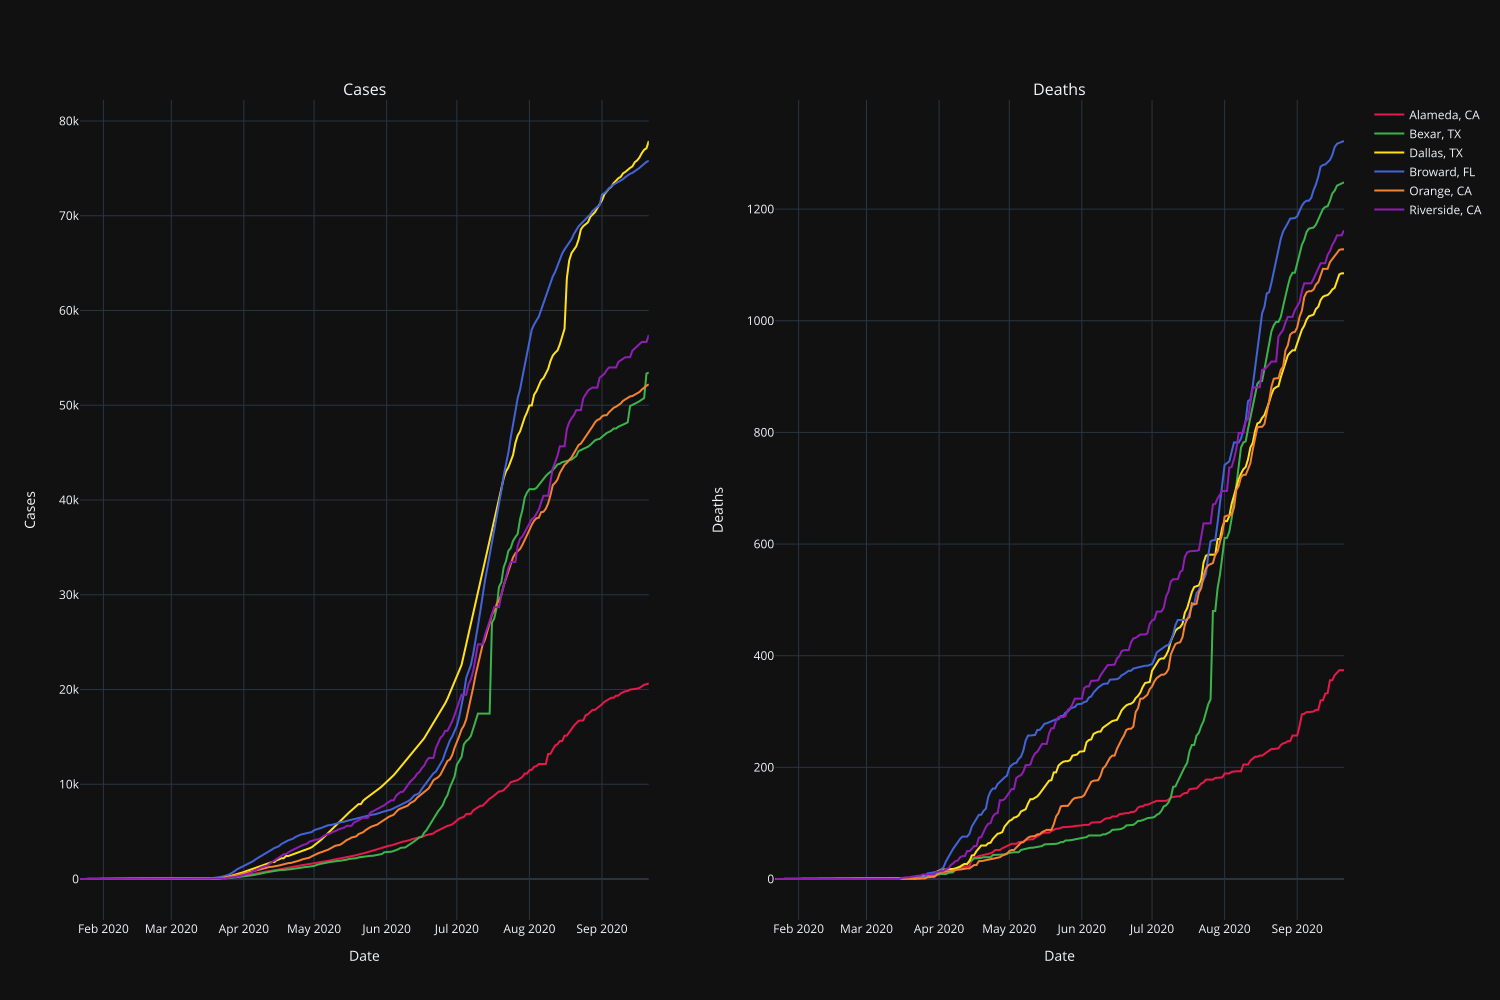

Write Python code to recreate this figure.
import dash
import dash_html_components as html
import dash_core_components as dcc
import dash_daq as daq
import pandas as pd
from dash.dependencies import Input, Output
from plotly.subplots import make_subplots
import plotly.graph_objs as go
import plotly
import pickle
from datetime import datetime, timedelta
import os
from os.path import join as oj
from config import data_dir, viz_dir, assets_dir
import nn
import sys
sys.path.append(viz_dir)
import viz_map_utils



## find the closet pkl file to load
def load_data():
    for i in range(10):
        d = (datetime.today() - timedelta(days=i)).date()
        cached_fname = oj(data_dir, f'preds_{d.month}_{d.day}_cached.pkl')
        if os.path.exists(cached_fname):
            with open(cached_fname, 'rb') as f:
                df = pickle.load(f)
            break
    return df

## clean df: fill missing state abbreviation; create align-deaths/cases cols
def clean_data(df):
  def fillstate(df):
    us_state_abbrev = {
            'AL': 'Alabama',
            'AK': 'Alaska',
            'AZ': 'Arizona',
            'AR': 'Arkansas',
            'CA': 'California',
            'CO': 'Colorado',
            'CT': 'Connecticut',
            'DC': 'District Columbia',
            'DE': 'Delaware',
            'FL': 'Florida',
            'GA': 'Georgia',
            'HI': 'Hawaii',
            'ID': 'Idaho',
            'IL': 'Illinois',
            'IN': 'Indiana',
            'IA': 'Iowa',
            'KS': 'Kansas',
            'KY': 'Kentucky',
            'LA': 'Louisiana',
            'ME': 'Maine',
            'MD': 'Maryland',
            'MA': 'Massachusetts',
            'MI': 'Michigan',
            'MN': 'Minnesota',
            'MS': 'Mississippi',
            'MO': 'Missouri',
            'MT': 'Montana',
            'NE': 'Nebraska',
            'NV': 'Nevada',
            'NH': 'New Hampshire',
            'NJ': 'New Jersey',
            'NM': 'New Mexico',
            'NY': 'New York',
            'NC': 'North Carolina',
            'ND': 'North Dakota',
            'OH': 'Ohio',
            'OK': 'Oklahoma',
            'OR': 'Oregon',
            'PA': 'Pennsylvania',
            'RI': 'Rhode Island',
            'SC': 'South Carolina',
            'SD': 'South Dakota',
            'TN': 'Tennessee',
            'TX': 'Texas',
            'UT': 'Utah',
            'VT': 'Vermont',
            'VA': 'Virginia',
            'WA': 'Washington',
            'WV': 'West Virginia',
            'WI': 'Wisconsin',
            'WY': 'Wyoming'
          }
    for i in range(df.shape[0]):
        if df.loc[i, "State"] not in us_state_abbrev.values():
            df.loc[i, "State"] = us_state_abbrev[df.loc[i,"StateName"]]
  def align(df, key):
    def find_nonzero(arr):
      i = 0
      for i in range(len(arr)):
        if arr[i]:
          break
      return i - 1
            
    ans = []
    for i in range(len(df)):
      k = find_nonzero(df.loc[i, key])
      if k == 0:
          k = 1
      ans.append(df.loc[i, key][k - 1:])
    df['aligned_' + key] = ans

  fillstate(df)
  df = df.sort_values(by = 'countyFIPS').reset_index()
  df['pos'] = df['CountyName'] + ', ' + df['StateName']
  align(df, 'deaths')
  align(df, 'cases')
  return df


def get_options(list_counties):
    dict_list = []
    for i in list_counties:
        dict_list.append({'label': i, 'value': i})

    return dict_list

def get_feats():
    dict_list = []
    feats = {"# ICU Beds": "#ICU_beds", "Recent Daily Deaths": "recent_deaths", "Median Age": "MedianAge2010", "Total Deaths": "tot_deaths"}
    for k, v in feats.items():
        dict_list.append({'label': k, 'value': v})

    return dict_list

def redefine_app(app, df):
    app.layout = html.Div(
        children=[
            html.Div(className='row',
                     children=[
                        html.Div(className='four columns div-user-controls',
                                 children=[
                                     html.H1('COVID19 County Nearest Neighbors & Visualization'),
                                     html.P('Visualizing time series of multiple counties.', style={'font-style': 'italic'}),
                                     html.Br(),
                                     html.P('Nearest Neighbors or Manual Selection', style={'text-align': 'center'}),
                                     html.Div(daq.ToggleSwitch(id='my-toggle-switch',
                                                               size=60, color='red',
                                                               value=False)),
                                     html.Br(),
                                     html.Div(id='toggle-switch-output'),
                                     html.Br(),
                                     html.P('Use the toggle button above to switch between dashboards: nearest neighbors or manually choosing counties to visualize.', style={'font-style': 'italic', 'text-align': 'center'}),
                                    ]
                                 ),
                        html.Div(className='eight columns div-for-charts bg-grey',
                                 children=[
                                     dcc.Graph(id='timeseries', config={'displayModeBar': True})
                                 ])
                                  ],style = {'display': 'inline-block', 'width': '100%','height':'200%'}),

            ]

    )

    
def add_callbacks(app, df):
    # Callback for timeseries price
    @app.callback(Output('timeseries', 'figure'),
                  [Input('countyselector', 'value'),
                   Input('nnfeatselector', 'value')])
    def update_graph(selected_counties, selected_features):
        print('selected_counties', selected_counties, 'selected_features', selected_features)
        # print(selected_features)
        # print(isinstance(selected_counties, list))
        cols = ['#e6194b', '#3cb44b', '#ffe119', '#4363d8', 
            '#f58231', '#911eb4', '#46f0f0', '#f032e6', 
            '#bcf60c', '#fabebe', '#008080', '#e6beff', 
            '#9a6324', '#fffac8', '#800000', '#aaffc3', 
            '#808000', '#ffd8b1', '#000075', '#808080', 
            '#ffffff', '#000000']
        fig = make_subplots(rows=2, cols=2,
                            subplot_titles=("Cases", "Deaths", "Cases (Aligned to first case)", "Deaths (Aligned to first death)"))
        keys = ['cases', 'deaths', 'aligned_cases', 'aligned_deaths']
        date1 = viz_map_utils.date_in_data(df)
    #     print(date1)
        date2 = [i for i in range(len(date1))]

        # if multiple counties are selected, aka manual select
        if isinstance(selected_counties, list):
            for i in range(4):
                key = keys[i]
                for index, pos in enumerate(selected_counties):
                    row = df[df['pos'] == pos]
                    if i < 2:
                        dates = date1
                    else:
                        dates = date2
                    fig.add_trace(go.Scatter(x=dates,
                                y=row[key].to_list()[0],
                                line=dict(color=cols[index]),
                                name = row['CountyName'].values[0] +', ' + row['StateName'].values[0],
                                showlegend = i == 0
                                ),row = i //2 + 1, col = i - (i// 2)*2 + 1) 
        # if a single county is selected, aka nearest neighbors
        elif selected_counties is not None:
            # plot selected county
            for i in range(4):
                key = keys[i]
                row = df[df['pos'] == selected_counties]
                if i < 2:
                    dates = date1
                else:
                    dates = date2
                fig.add_trace(go.Scatter(x=dates,
                            y=row[key].to_list()[0],
                            line=dict(color=cols[0]),
                            name = row['CountyName'].values[0] +', ' + row['StateName'].values[0],
                            showlegend = i == 0
                            ),row = i //2 + 1, col = i - (i// 2)*2 + 1)
            # if features are selected, run nearest neighbors and plot results    
            if selected_features is not None:
                if len(selected_features)!= 0:
                    neighs = nn.model(df, selected_features, selected_counties)
                    # print(neighs)
                    for i in range(4):
                        key = keys[i]
                        for index, pos in enumerate(neighs):
                            row = df[df['pos'] == pos]
                            if i < 2:
                                dates = date1
                            else:
                                dates = date2
                            # print(row['CountyName'].values[0] +', ' + row['StateName'].values[0])
                            fig.add_trace(go.Scatter(x=dates,
                                        y=row[key].to_list()[0],
                                        line=dict(color=cols[index+1]),
                                        name = row['CountyName'].values[0] +', ' + row['StateName'].values[0],
                                        showlegend = i == 0
                                        ),row = i //2 + 1, col = i - (i// 2)*2 + 1)

        fig.update_layout(height=1000,                         
                          template='plotly_dark',
                          xaxis_title="Time",
                          yaxis_title="Count",
                          yaxis_showgrid=True)

        # edit axis labels
        fig['layout']['xaxis']['title']='Date'
        fig['layout']['xaxis2']['title']='Date'
        fig['layout']['xaxis3']['title']='Days'
        fig['layout']['xaxis4']['title']='Days'
        fig['layout']['yaxis']['title']='Cases'
        fig['layout']['yaxis2']['title']='Deaths'
        fig['layout']['yaxis3']['title']='Cases'
        fig['layout']['yaxis4']['title']='Deaths'                                
        return fig

    def save_screenshot(selected_counties='Alameda, CA', selected_features=['recent_deaths']):
        print('selected_counties', selected_counties, 'selected_features', selected_features)
        # print(selected_features)
        # print(isinstance(selected_counties, list))
        cols = ['#e6194b', '#3cb44b', '#ffe119', '#4363d8', 
            '#f58231', '#911eb4', '#46f0f0', '#f032e6', 
            '#bcf60c', '#fabebe', '#008080', '#e6beff', 
            '#9a6324', '#fffac8', '#800000', '#aaffc3', 
            '#808000', '#ffd8b1', '#000075', '#808080', 
            '#ffffff', '#000000']
        fig = make_subplots(rows=1, cols=2,
                            subplot_titles=("Cases", "Deaths", "Cases (Aligned to first case)", "Deaths (Aligned to first death)"))
        keys = ['cases', 'deaths'] #, 'aligned_cases', 'aligned_deaths']
        date1 = viz_map_utils.date_in_data(df)
    #     print(date1)
        date2 = [i for i in range(len(date1))]

        # if multiple counties are selected, aka manual select
        if isinstance(selected_counties, list):
            for i in range(2):
                key = keys[i]
                for index, pos in enumerate(selected_counties):
                    row = df[df['pos'] == pos]
                    if i < 2:
                        dates = date1
                    else:
                        dates = date2
                    fig.add_trace(go.Scatter(x=dates,
                                y=row[key].to_list()[0],
                                line=dict(color=cols[index]),
                                name = row['CountyName'].values[0] +', ' + row['StateName'].values[0],
                                showlegend = i == 0
                                ),row = i //2 + 1, col = i - (i// 2)*2 + 1) 
        # if a single county is selected, aka nearest neighbors
        elif selected_counties is not None:
            # plot selected county
            for i in range(2):
                key = keys[i]
                row = df[df['pos'] == selected_counties]
                if i < 2:
                    dates = date1
                else:
                    dates = date2
                fig.add_trace(go.Scatter(x=dates,
                            y=row[key].to_list()[0],
                            line=dict(color=cols[0]),
                            name = row['CountyName'].values[0] +', ' + row['StateName'].values[0],
                            showlegend = i == 0
                            ),row = i //2 + 1, col = i - (i// 2)*2 + 1)
            # if features are selected, run nearest neighbors and plot results    
            if selected_features is not None:
                if len(selected_features)!= 0:
                    neighs = nn.model(df, selected_features, selected_counties)
                    # print(neighs)
                    for i in range(2):
                        key = keys[i]
                        for index, pos in enumerate(neighs):
                            row = df[df['pos'] == pos]
                            if i < 2:
                                dates = date1
                            else:
                                dates = date2
                            # print(row['CountyName'].values[0] +', ' + row['StateName'].values[0])
                            fig.add_trace(go.Scatter(x=dates,
                                        y=row[key].to_list()[0],
                                        line=dict(color=cols[index+1]),
                                        name = row['CountyName'].values[0] +', ' + row['StateName'].values[0],
                                        showlegend = i == 0
                                        ),row = i //2 + 1, col = i - (i// 2)*2 + 1)

        fig.update_layout(height=450,  
                          width=900,
                          template='plotly_dark',
                          xaxis_title="Time",
                          yaxis_title="Count",
                          yaxis_showgrid=True)

        # edit axis labels
        fig['layout']['xaxis']['title']='Date'
        fig['layout']['xaxis2']['title']='Date'
#         fig['layout']['xaxis3']['title']='Days'
#         fig['layout']['xaxis4']['title']='Days'
        fig['layout']['yaxis']['title']='Cases'
        fig['layout']['yaxis2']['title']='Deaths'
#         fig['layout']['yaxis3']['title']='Cases'
#         fig['layout']['yaxis4']['title']='Deaths'                                
        fig.write_image('./matching.svg')
        fig.write_image(oj(assets_dir, 'matching.svg'))
    save_screenshot()

    @app.callback(
        dash.dependencies.Output('toggle-switch-output', 'children'),
        [dash.dependencies.Input('my-toggle-switch', 'value')])
    def update_output(value):
        switch_bool = 'The switch is {}. '.format(value)
        if value == True:
            return html.Div(className='div-for-dropdown',
                            children=[
                                html.P('Pick one or more counties from the dropdown below.'),
                                dcc.Dropdown(id='countyselector', options=get_options(df['pos'].unique()),
                                             multi=True, value=[df['pos'][0]],
                                             style={'backgroundColor': '#1E1E1E'},
                                             className='countyselector'
                                            ),
                                dcc.Dropdown(id='nnfeatselector', options=get_feats(),
                                             multi=True,
                                             style={'display': 'none'},
                                             className='nnfeatselector'
                                            )
                                     ],
                            )
        else:
            return html.Div(className='div-for-dropdown',
                            children=[
                                html.P('Pick a county from the dropdown below.'),
                                dcc.Dropdown(id='countyselector', options=get_options(df['pos'].unique()),
                                             multi=False, value=df['pos'][0],
                                             style={'backgroundColor': '#1E1E1E'},
                                             className='countyselector'
                                            ),
                                html.Br(),
                                html.P('Pick one or more features from the dropdown below.'),
                                dcc.Dropdown(id='nnfeatselector', options=get_feats(),
                                             multi=True,
                                             style={'backgroundColor': '#1E1E1E'},
                                             className='nnfeatselector'
                                            ),
                                     ],
                            ) 
    

if __name__ == '__main__':
    import time
    import atexit

    from apscheduler.schedulers.background import BackgroundScheduler


    def reload_and_update_app():
            ##load and clean data
        df = load_data()
        df = clean_data(df)

        # Initialize the app
        app = dash.Dash(__name__)
        app.config.suppress_callback_exceptions = True
        redefine_app(app, df)
        add_callbacks(app, df)
        print('running matching app...last reloaded at', time.strftime("%A, %d. %B %Y %I:%M:%S %p"))
        return app


    app = reload_and_update_app()
        
    scheduler = BackgroundScheduler()
    scheduler.add_job(func=reload_and_update_app, trigger="interval", seconds=3600)
    scheduler.start()

    # Shut down the scheduler when exiting the app
    atexit.register(lambda: scheduler.shutdown())    
    
    app.run_server(debug=True, host = '0.0.0.0')
